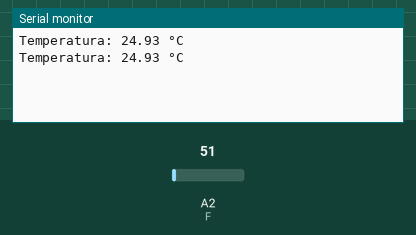
Recording of a sketch running on a simulated Arduino Uno, built with avr-gcc and run on an emulated ATmega328P. On the bench: the last lines printed to the serial monitor. The inputs (shaded band) are chosen by the test bench; at power-on: A2 (F) = 51.

Above: at 1.8 s.
1.9 s: A2 (F) set to 61
At 2.8 s:
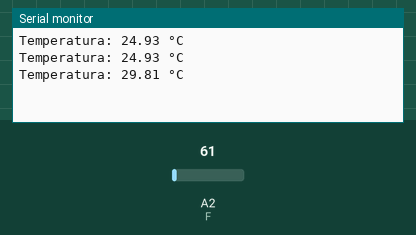
3.4 s: A2 (F) set to 71
At 4.8 s:
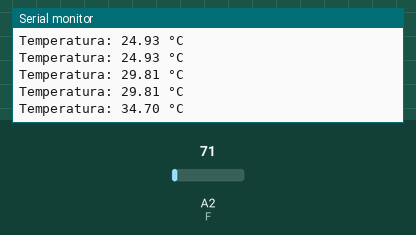
Timing chart, 0 to 6.4 s (numbered marks = the images above; inputs shaded):
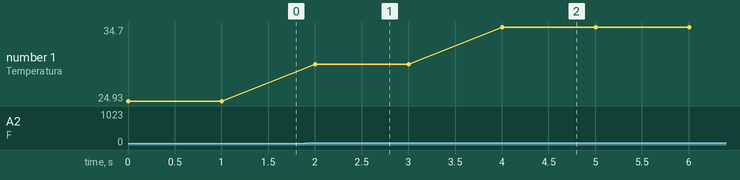

Measured:
- after the input at 1.9 s, the serial monitor: prints a new line after 0.10 s (image 1)
- after the input at 3.4 s, the serial monitor: prints a new line after 0.60 s (image 2)
- plotted number 1: 24.93 → 29.81 after the input at 1.9 s, 29.81 → 34.7 after the input at 3.4 s

The sketch:

LM35_TEMP.ino
```cpp
//LM35 vita plana     VCC-Analog-Ground


float P=0;
int F=A2;

void setup() {
pinMode(F,INPUT);
Serial.begin(9600);
}

void loop() {
//P=(analogRead(F)*500.0)/943.0;
P=(analogRead(F)*500.0)/1023.0;
Serial.print("Temperatura: ");
Serial.print(P);
Serial.println(" °C");
delay(1000);
}
```
